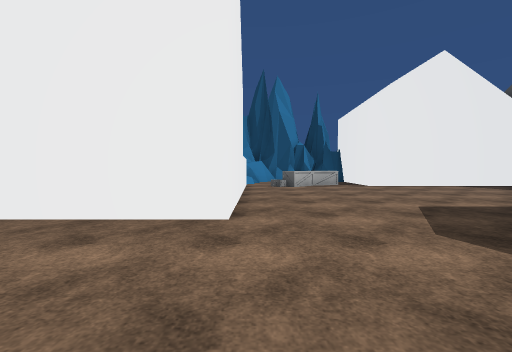
View 1 (above)

24 first-person views from a walk through a Unity game level. The camera is 1.3 m above the floor, tilts 2° down and sees 90° across. The floor is counted in squares, 2 m on a side. Each view is taken from the middle of a square. On the plan, view 1 faces up. The plan holds only what a view shows up to about 9 squares ahead; the rest is blank. The place goes on beyond the plan. The player character is not drawn. Some animated figures are not drawn. Some surface patterns are stand-ins.

View 2
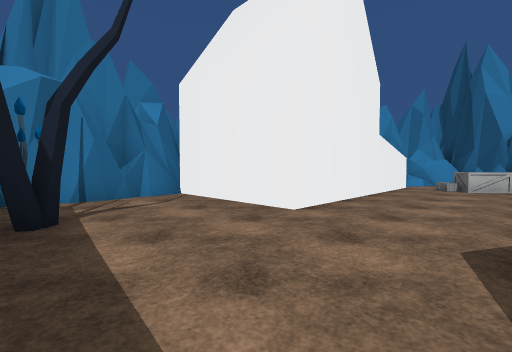

View 3
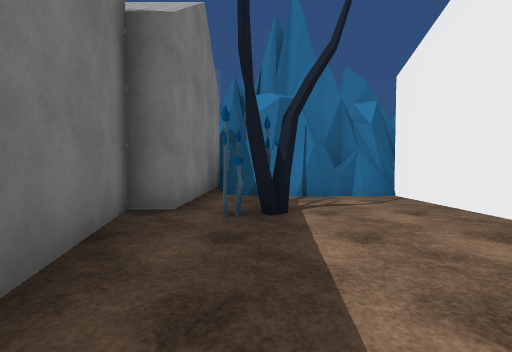

View 4
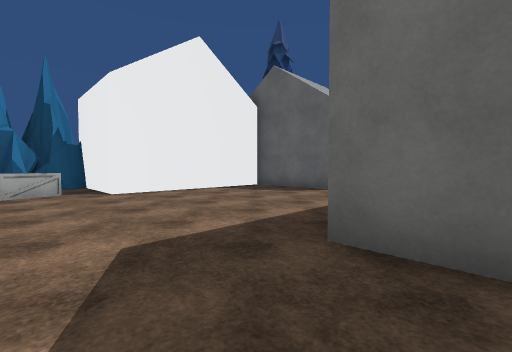

View 5
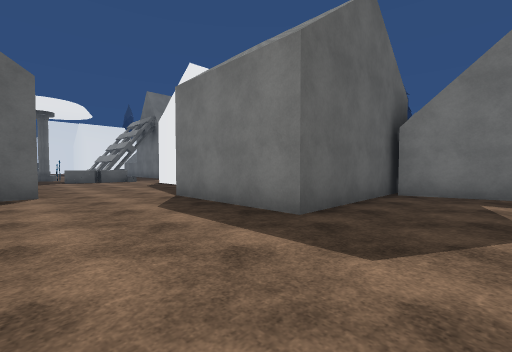

View 6
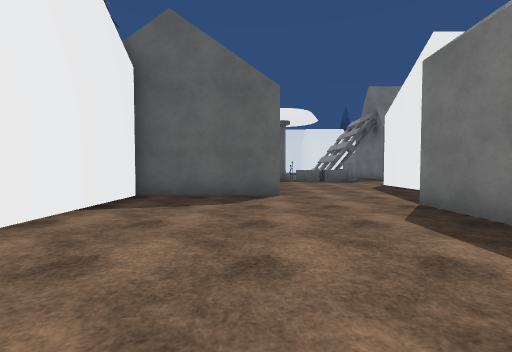

View 7
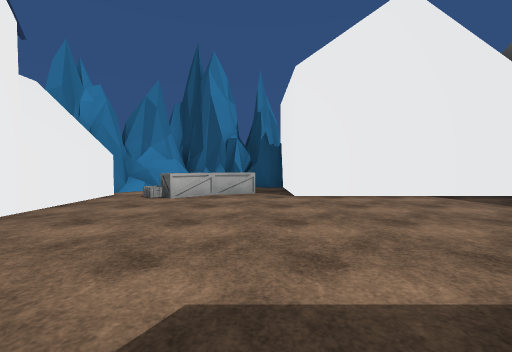

View 8
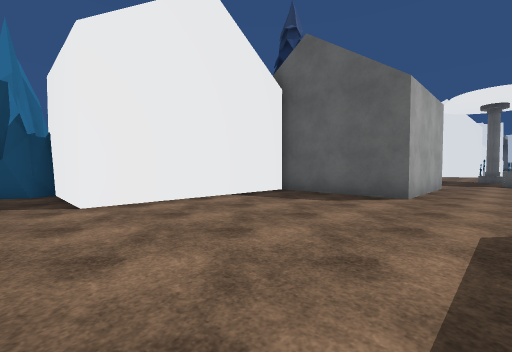

View 9
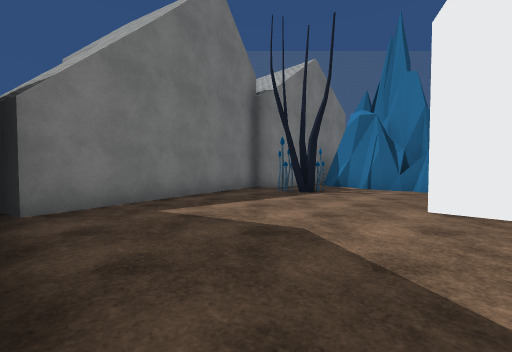

View 10
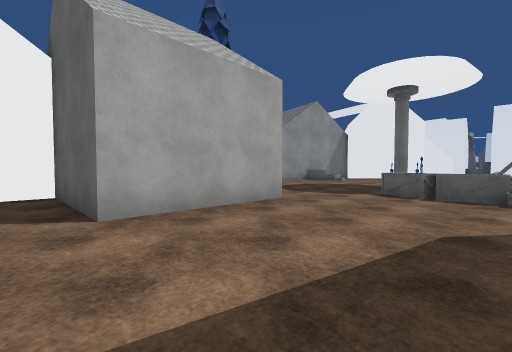

View 11
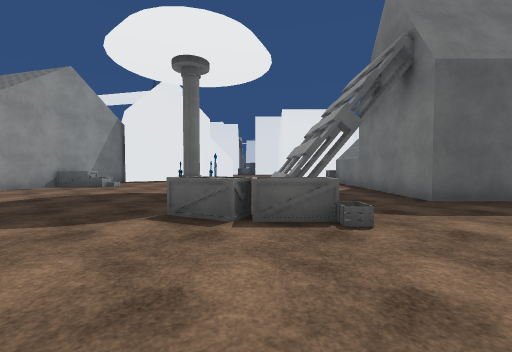

View 12
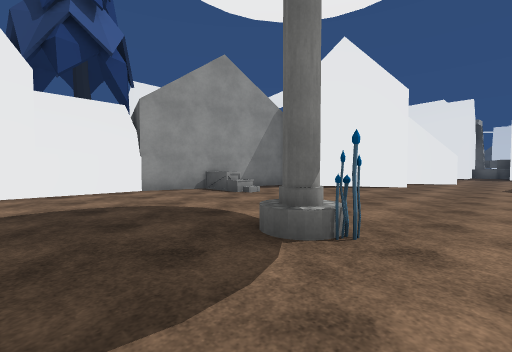

View 13
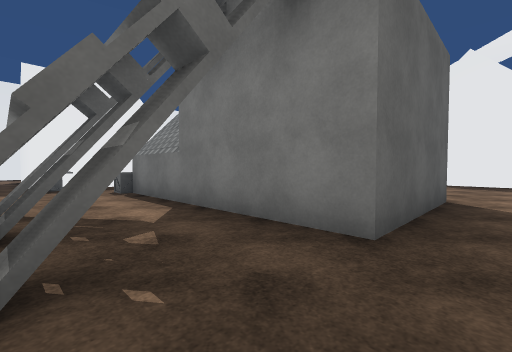

View 14
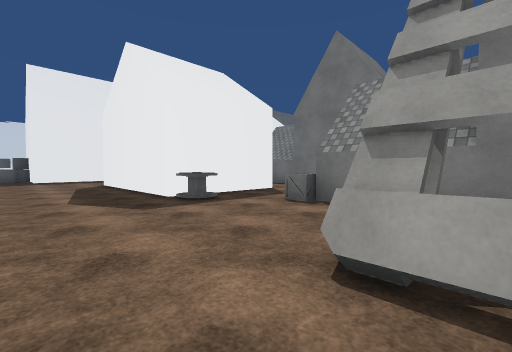

View 15
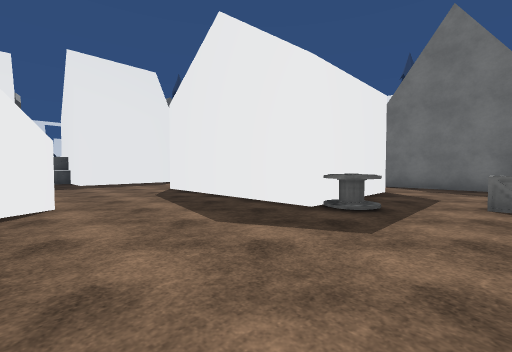

View 16
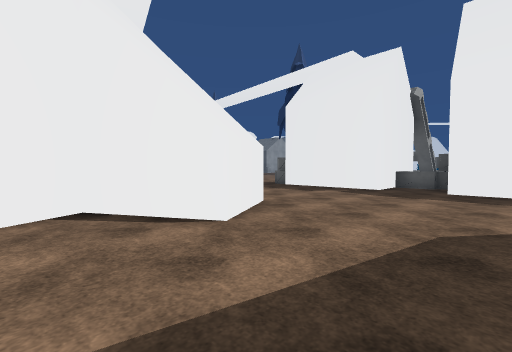

View 17
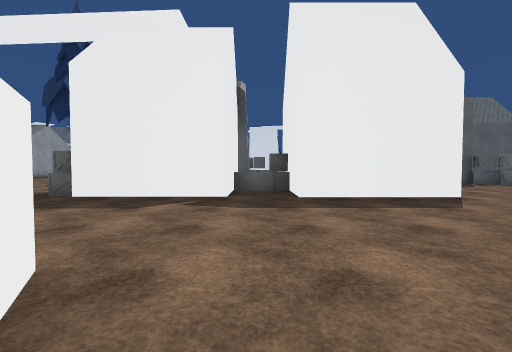

View 18
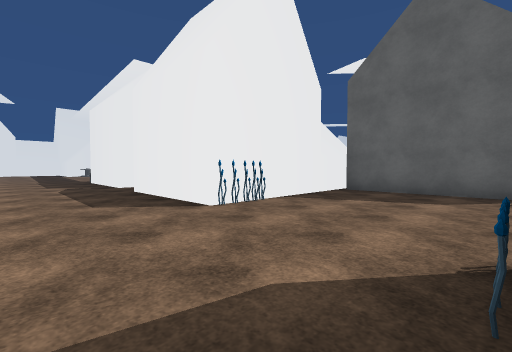

View 19
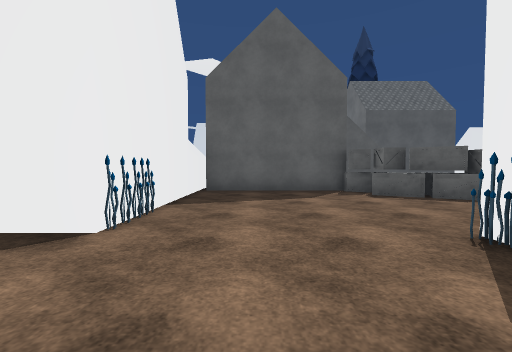

View 20
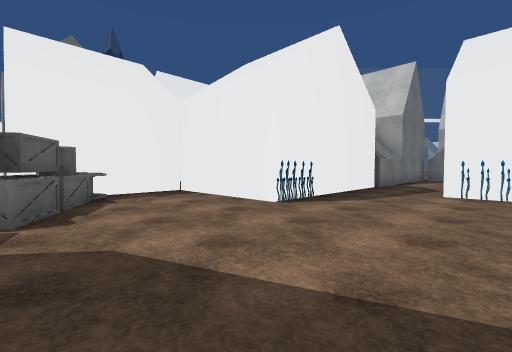

View 21
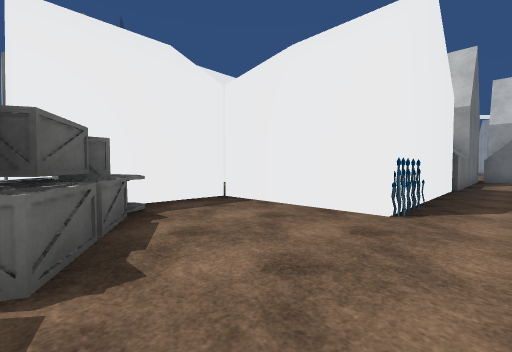

View 22
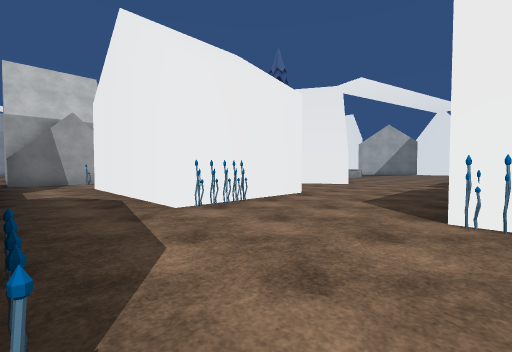

View 23
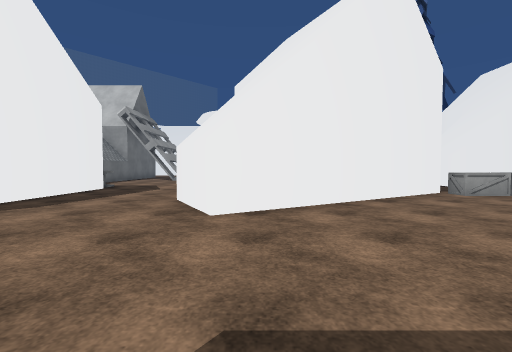

View 24
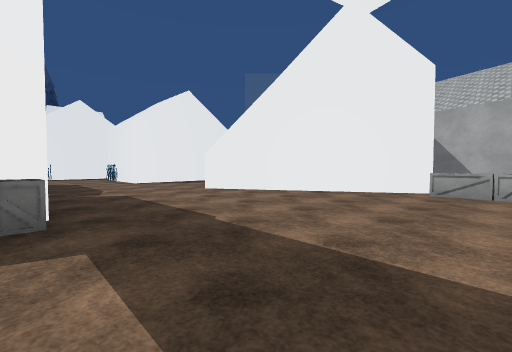

### Floor plan
Key: @ floor where view 1 was taken; # wall or solid block; . floor; O other object.
Columns run from 7 left of view 1 to 39 right of it. Each row starts with its distance up from view 1.
 12       ##.###           OOO OOOO  O.......
 11       ##  .O           OOOOOOOO  O.......
 10   O   #.  .O          OOOOOOOO   O.......
  9  OO   O.OOOOOOOOO     .....O.O   O......
  8      OO.........OOOO  .....O..O OOO.....OO
  7       O.........OOOO .........OOOOO.....OO
  6       O.........OOOO...........OOOOO....OO
  5     O O.................OO........OO....OOOO
  4   #OOOO..............OO.O................O
  3   ##.......OOOO......O..................OOOO
  2   ##.......OOOO......O..OOO.............OO
  1    #.......OOO  OOOO...........OOOOOO...OO   O
  0   ##OOO@...O         .......OO..OOOOO...OOOOOO
 -1 ###......OOO          .OOOOOO...OOOOO.......O
 -2    OOOOOOOOO          .OO OOO...OOOOO.......O
 -3    O   OOO            .OO    O..............O
 -4         OO            ..     OOOOOO...OO....O
 -5         OO            ..     OO    OOOOO...OO O
 -6                       ..             OOO..OOO O
 -7                       ..             OOO..OO
 -8                       ..                OOOO
 -9                       O#O               OOOO
-10                                         OOOO
-11                                            O
-12                                            O
-13                                            O
-14                                            O
-15                                            O

Where each view was taken, in squares from view 1:
view 1: 0 up, 0 right, facing up
view 2: 0 up, 2 right, facing up-left
view 3: 0 up, 2 right, facing left
view 4: 2 up, 2 right, facing up-right
view 5: 6 up, 2 right, facing down-right
view 6: 6 up, 3 right, facing right
view 7: 3 up, 3 right, facing up
view 8: 4 up, 3 right, facing up-right
view 9: 4 up, 4 right, facing down-left
view 10: 2 up, 8 right, facing up-right
view 11: 3 up, 11 right, facing right
view 12: 3 up, 15 right, facing up-right
view 13: 2 up, 15 right, facing down-right
view 14: 4 up, 19 right, facing down-right
view 15: 5 up, 22 right, facing down-right
view 16: 2 up, 25 right, facing up-right
view 17: 4 up, 27 right, facing right
view 18: 4 down, 30 right, facing up-right
view 19: 2 down, 30 right, facing right
view 20: 1 down, 36 right, facing down-left
view 21: 3 down, 36 right, facing down-left
view 22: 4 down, 33 right, facing up-left
view 23: 6 up, 32 right, facing left
view 24: 12 up, 33 right, facing down-left
